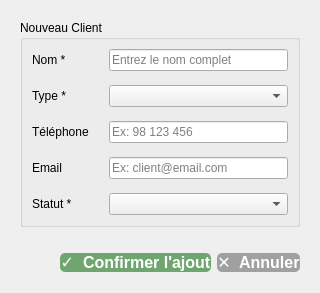
                                <widget class="QWidget" name="tabAjouter2">
                                  <attribute name="title">
                                    <string>Ajouter un Client</string>
                                  </attribute>
                                  <layout class="QVBoxLayout" name="vlAjouter">
                                    <property name="leftMargin">
                                      <number>20</number>
                                    </property>
                                    <property name="topMargin">
                                      <number>20</number>
                                    </property>
                                    <property name="rightMargin">
                                      <number>20</number>
                                    </property>
                                    <property name="bottomMargin">
                                      <number>20</number>
                                    </property>
                                    <item>
                                      <widget class="QGroupBox" name="grpFormAjouter">
                                        <property name="title">
                                          <string>Nouveau Client</string>
                                        </property>
                                        <layout class="QFormLayout" name="formAjouter">
                                          <property name="horizontalSpacing">
                                            <number>20</number>
                                          </property>
                                          <property name="verticalSpacing">
                                            <number>14</number>
                                          </property>
                                          <item row="0" column="0">
                                            <widget class="QLabel">
                                              <property name="text">
                                                <string>Nom *</string>
                                              </property>
                                            </widget>
                                          </item>
                                          <item row="0" column="1">
                                            <widget class="QLineEdit" name="txtAjouterNom">
                                              <property name="placeholderText">
                                                <string>Entrez le nom complet</string>
                                              </property>
                                            </widget>
                                          </item>
                                          <item row="1" column="0">
                                            <widget class="QLabel">
                                              <property name="text">
                                                <string>Type *</string>
                                              </property>
                                            </widget>
                                          </item>
                                          <item row="1" column="1">
                                            <widget class="QComboBox" name="cmbAjouterType" />
                                          </item>
                                          <item row="2" column="0">
                                            <widget class="QLabel">
                                              <property name="text">
                                                <string>Téléphone</string>
                                              </property>
                                            </widget>
                                          </item>
                                          <item row="2" column="1">
                                            <widget class="QLineEdit" name="txtAjouterTel">
                                              <property name="placeholderText">
                                                <string>Ex: 98 123 456</string>
                                              </property>
                                            </widget>
                                          </item>
                                          <item row="3" column="0">
                                            <widget class="QLabel">
                                              <property name="text">
                                                <string>Email</string>
                                              </property>
                                            </widget>
                                          </item>
                                          <item row="3" column="1">
                                            <widget class="QLineEdit" name="txtAjouterEmail">
                                              <property name="placeholderText">
                                                <string>Ex: client@email.com</string>
                                              </property>
                                            </widget>
                                          </item>
                                          <item row="4" column="0">
                                            <widget class="QLabel">
                                              <property name="text">
                                                <string>Statut *</string>
                                              </property>
                                            </widget>
                                          </item>
                                          <item row="4" column="1">
                                            <widget class="QComboBox" name="cmbAjouterStatut" />
                                          </item>
                                        </layout>
                                      </widget>
                                    </item>
                                    <item>
                                      <spacer>
                                        <property name="orientation">
                                          <enum>Qt::Vertical</enum>
                                        </property>
                                        <property name="sizeHint" stdset="0">
                                          <size>
                                            <width>20</width>
                                            <height>20</height>
                                          </size>
                                        </property>
                                      </spacer>
                                    </item>
                                    <item>
                                      <layout class="QHBoxLayout">
                                        <item>
                                          <spacer>
                                            <property name="orientation">
                                              <enum>Qt::Horizontal</enum>
                                            </property>
                                            <property name="sizeHint" stdset="0">
                                              <size>
                                                <width>40</width>
                                                <height>20</height>
                                              </size>
                                            </property>
                                          </spacer>
                                        </item>
                                        <item>
                                          <widget class="QPushButton" name="btnConfirmerAjouter">
                                            <property name="text">
                                              <string>✓  Confirmer l'ajout</string>
                                            </property>
                                            <property name="minimumHeight">
                                              <number>48</number>
                                            </property>
                                            <property name="minimumWidth">
                                              <number>220</number>
                                            </property>
                                            <property name="styleSheet">
                                              <string>QPushButton { background-color: #6FA66F; color: #FFFFFF; border: none; border-radius: 5px; font-size: 12pt; font-weight: bold; } QPushButton:hover { background-color: #7CB87C; } QPushButton:pressed { background-color: #5D945D; }</string>
                                            </property>
                                          </widget>
                                        </item>
                                        <item>
                                          <widget class="QPushButton" name="btnAnnulerAjouter">
                                            <property name="text">
                                              <string>✕  Annuler</string>
                                            </property>
                                            <property name="minimumHeight">
                                              <number>48</number>
                                            </property>
                                            <property name="minimumWidth">
                                              <number>160</number>
                                            </property>
                                            <property name="styleSheet">
                                              <string>QPushButton { background-color: #A0A0A0; color: #FFFFFF; border: none; border-radius: 5px; font-size: 12pt; font-weight: bold; } QPushButton:hover { background-color: #B8B8B8; }</string>
                                            </property>
                                          </widget>
                                        </item>
                                      </layout>
                                    </item>
                                  </layout>
                                </widget>
